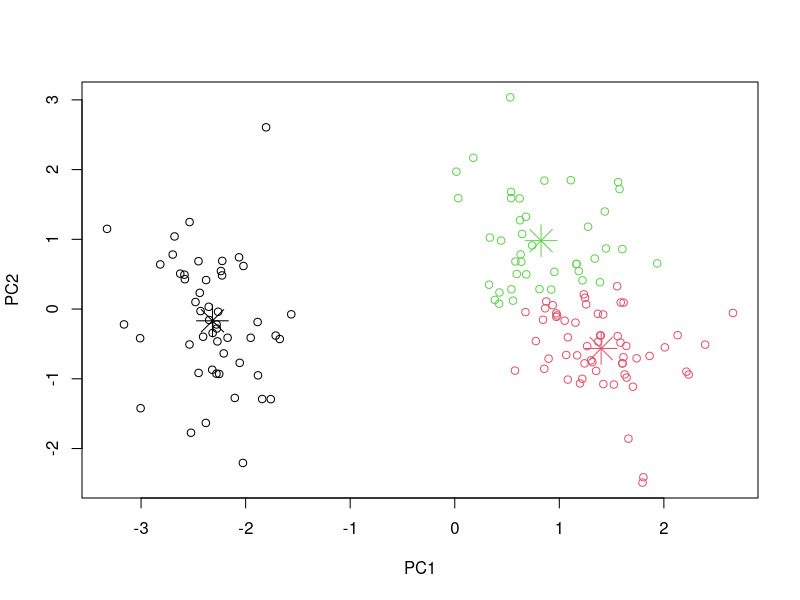
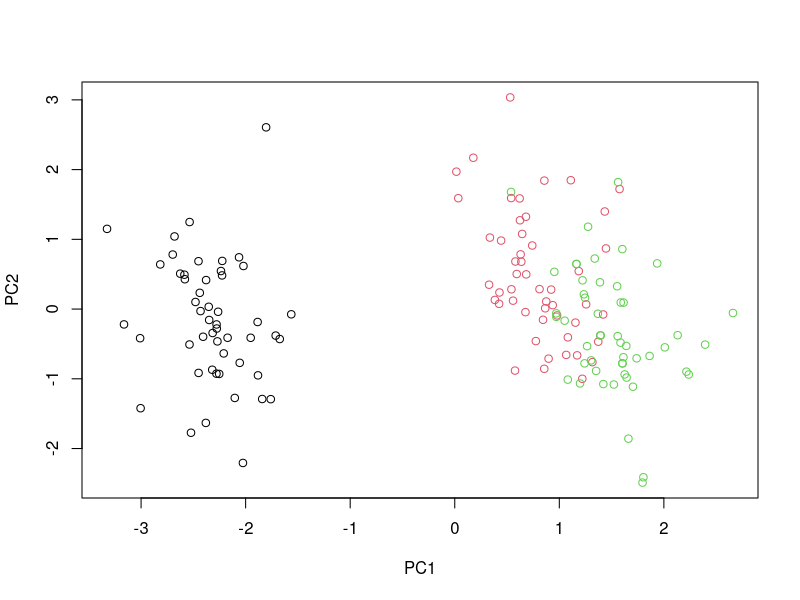

Generate these figures, in order, with R:
# 2a
iris.log <- log(iris[,1:4])
iris.stand <- scale(iris.log, center=TRUE)
iris.pca <- prcomp(iris.stand)
iris.final <- predict(iris.pca)[,1:2]

# 2b
clusters = kmeans(iris.final, 3, iter.max = 100)
plot(iris.final, col = clusters$cluster)
points(clusters$centers, col = 1:3, pch = 8, cex = 3)

# 2c
plot(iris.final, col = iris$Species)